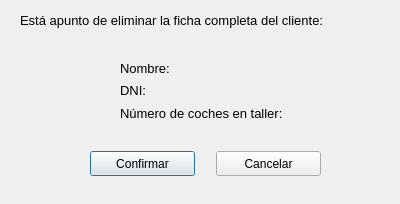
<?xml version="1.0" encoding="UTF-8"?>
<ui version="4.0">
 <class>dlgDeleteCliente</class>
 <widget class="QDialog" name="dlgDeleteCliente">
  <property name="geometry">
   <rect>
    <x>0</x>
    <y>0</y>
    <width>400</width>
    <height>204</height>
   </rect>
  </property>
  <property name="windowTitle">
   <string>Confirmación </string>
  </property>
  <property name="modal">
   <bool>true</bool>
  </property>
  <widget class="QLabel" name="label">
   <property name="geometry">
    <rect>
     <x>30</x>
     <y>50</y>
     <width>71</width>
     <height>71</height>
    </rect>
   </property>
   <property name="text">
    <string/>
   </property>
   <property name="pixmap">
    <pixmap>../img/remove-user.png</pixmap>
   </property>
   <property name="scaledContents">
    <bool>true</bool>
   </property>
  </widget>
  <widget class="QLabel" name="lblMain">
   <property name="geometry">
    <rect>
     <x>20</x>
     <y>10</y>
     <width>311</width>
     <height>20</height>
    </rect>
   </property>
   <property name="font">
    <font>
     <family>MS Shell Dlg 2</family>
     <pointsize>10</pointsize>
     <weight>62</weight>
     <italic>false</italic>
     <bold>true</bold>
    </font>
   </property>
   <property name="layoutDirection">
    <enum>Qt::LeftToRight</enum>
   </property>
   <property name="styleSheet">
    <string notr="true">font: 500 10pt &quot;MS Shell Dlg 2&quot;;</string>
   </property>
   <property name="text">
    <string>Está apunto de eliminar la ficha completa del cliente:</string>
   </property>
   <property name="alignment">
    <set>Qt::AlignLeading|Qt::AlignLeft|Qt::AlignVCenter</set>
   </property>
  </widget>
  <widget class="QWidget" name="">
   <property name="geometry">
    <rect>
     <x>120</x>
     <y>60</y>
     <width>231</width>
     <height>61</height>
    </rect>
   </property>
   <layout class="QVBoxLayout" name="verticalLayout">
    <item>
     <widget class="QLabel" name="lblNombre">
      <property name="font">
       <font>
        <family>MS Shell Dlg 2</family>
        <pointsize>10</pointsize>
        <weight>62</weight>
        <italic>false</italic>
        <bold>true</bold>
       </font>
      </property>
      <property name="layoutDirection">
       <enum>Qt::LeftToRight</enum>
      </property>
      <property name="styleSheet">
       <string notr="true">font: 500 10pt &quot;MS Shell Dlg 2&quot;;</string>
      </property>
      <property name="text">
       <string>Nombre: </string>
      </property>
      <property name="alignment">
       <set>Qt::AlignLeading|Qt::AlignLeft|Qt::AlignVCenter</set>
      </property>
     </widget>
    </item>
    <item>
     <widget class="QLabel" name="lblDni">
      <property name="font">
       <font>
        <family>MS Shell Dlg 2</family>
        <pointsize>10</pointsize>
        <weight>62</weight>
        <italic>false</italic>
        <bold>true</bold>
       </font>
      </property>
      <property name="layoutDirection">
       <enum>Qt::LeftToRight</enum>
      </property>
      <property name="styleSheet">
       <string notr="true">font: 500 10pt &quot;MS Shell Dlg 2&quot;;</string>
      </property>
      <property name="text">
       <string>DNI:</string>
      </property>
      <property name="alignment">
       <set>Qt::AlignLeading|Qt::AlignLeft|Qt::AlignVCenter</set>
      </property>
     </widget>
    </item>
    <item>
     <widget class="QLabel" name="lblNumCoches">
      <property name="font">
       <font>
        <family>MS Shell Dlg 2</family>
        <pointsize>10</pointsize>
        <weight>62</weight>
        <italic>false</italic>
        <bold>true</bold>
       </font>
      </property>
      <property name="layoutDirection">
       <enum>Qt::LeftToRight</enum>
      </property>
      <property name="styleSheet">
       <string notr="true">font: 500 10pt &quot;MS Shell Dlg 2&quot;;</string>
      </property>
      <property name="text">
       <string>Número de coches en taller: </string>
      </property>
      <property name="alignment">
       <set>Qt::AlignLeading|Qt::AlignLeft|Qt::AlignVCenter</set>
      </property>
     </widget>
    </item>
   </layout>
  </widget>
  <widget class="QWidget" name="">
   <property name="geometry">
    <rect>
     <x>90</x>
     <y>150</y>
     <width>231</width>
     <height>27</height>
    </rect>
   </property>
   <layout class="QHBoxLayout" name="horizontalLayout">
    <item>
     <widget class="QPushButton" name="btnConfirmar">
      <property name="minimumSize">
       <size>
        <width>105</width>
        <height>25</height>
       </size>
      </property>
      <property name="styleSheet">
       <string notr="true">font: 500 10pt &quot;MS Shell Dlg 2&quot;;</string>
      </property>
      <property name="text">
       <string>Confirmar</string>
      </property>
      <property name="icon">
       <iconset>
        <normaloff>../img/verified.png</normaloff>../img/verified.png</iconset>
      </property>
     </widget>
    </item>
    <item>
     <spacer name="horizontalSpacer">
      <property name="orientation">
       <enum>Qt::Horizontal</enum>
      </property>
      <property name="sizeHint" stdset="0">
       <size>
        <width>40</width>
        <height>20</height>
       </size>
      </property>
     </spacer>
    </item>
    <item>
     <widget class="QPushButton" name="btnCancelar">
      <property name="minimumSize">
       <size>
        <width>105</width>
        <height>25</height>
       </size>
      </property>
      <property name="styleSheet">
       <string notr="true">font: 500 10pt &quot;MS Shell Dlg 2&quot;;</string>
      </property>
      <property name="text">
       <string>Cancelar</string>
      </property>
      <property name="icon">
       <iconset>
        <normaloff>../img/cancel.png</normaloff>../img/cancel.png</iconset>
      </property>
     </widget>
    </item>
   </layout>
  </widget>
 </widget>
 <resources/>
 <connections/>
</ui>
